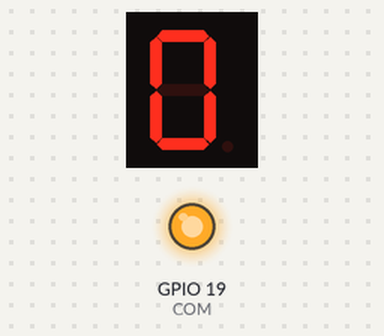
Recording of a sketch running on a simulated ESP32. Parts: 1-digit seven-segment display, output pins drawn as LEDs (lit = HIGH). Wiring (inferred from the names in the program): 1-digit 7-segment display, segments lit when LOW: segments GPIO 26, GPIO 25, GPIO 13, GPIO 32, GPIO 33, GPIO 27, GPIO 14. The segment pins are drawn as the display they are named for; pins used as bus, display or sensor lines are not drawn.

Above: at 0.1 s.
At 1.1 s:
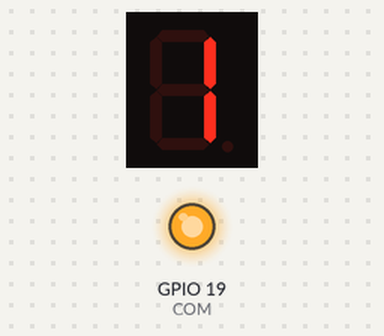
At 2.1 s:
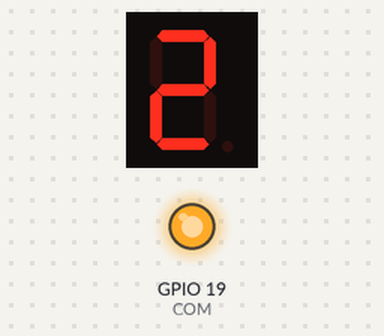
At 4.1 s:
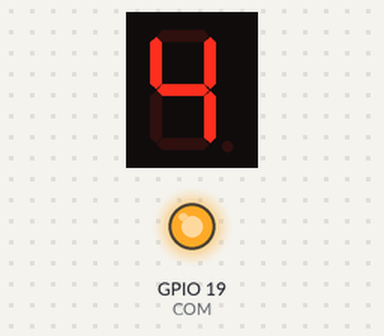
At 6.1 s:
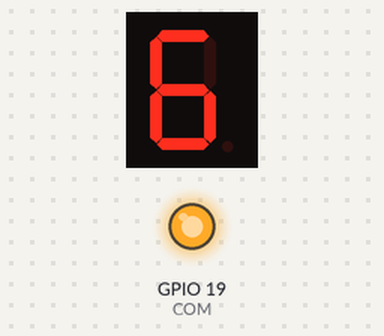
At 9.1 s:
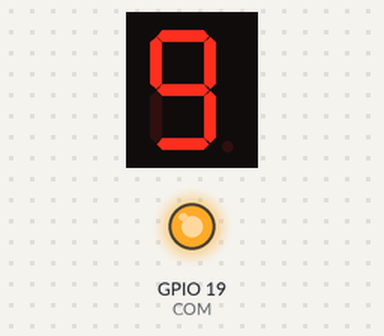

The sketch:

CA_SSD_UP_COUNTER.ino
```cpp
/*
  Seven Segment Display Up-Counter Program (Common Anode)
  This program increments a counter from 0 to 9 and displays the
  corresponding digit on a common anode 7-segment display. The
  display is connected to the ESP32 microcontroller.

  Segment to pin mapping:
    A  - Pin 26
    B  - Pin 25
    C  - Pin 13
    D  - Pin 32
    E  - Pin 33
    F  - Pin 27
    G  - Pin 14
    DP - Pin 15 (not used in this program)
  Common Anode (COM) - Pin 19

  Created: November 2024
  Organization: INVOOTECHNICA GLOBAL PVT. LTD.
*/

#define SEG_A  26
#define SEG_B  25
#define SEG_C  13
#define SEG_D  32
#define SEG_E  33
#define SEG_F  27
#define SEG_G  14
#define COM    19

// Segment mapping for digits 0-9 (Common Anode)
// Order: {A, B, C, D, E, F, G}
const int digitMap[10][7] = {
  { 0, 0, 0, 0, 0, 0, 1 }, // 0
  { 1, 0, 0, 1, 1, 1, 1 }, // 1
  { 0, 0, 1, 0, 0, 1, 0 }, // 2
  { 0, 0, 0, 0, 1, 1, 0 }, // 3
  { 1, 0, 0, 1, 1, 0, 0 }, // 4
  { 0, 1, 0, 0, 1, 0, 0 }, // 5
  { 0, 1, 0, 0, 0, 0, 0 }, // 6
  { 0, 0, 0, 1, 1, 1, 1 }, // 7
  { 0, 0, 0, 0, 0, 0, 0 }, // 8
  { 0, 0, 0, 0, 1, 0, 0 }  // 9
};

int SEGMENTS[] = { SEG_A, SEG_B, SEG_C, SEG_D, SEG_E, SEG_F, SEG_G };

void setup ( ) {
  // Set all segment pins as OUTPUT
  for ( int i = 0; i < 7; i++ ) {
    pinMode ( SEGMENTS[i], OUTPUT );
  }
  // Set COM pin as OUTPUT and set to HIGH to enable the SSD
  pinMode ( COM, OUTPUT );
  digitalWrite ( COM, HIGH ); // Enable common anode by connecting it to VCC
}

void loop ( ) {
  for ( int digit = 0; digit < 10; digit++ ) { // Count from 0 to 9
    displayDigit ( digit );
    delay ( 1000 ); // Delay 1 second between each digit
  }
}

// Function to display a digit on the 7-segment display
void displayDigit ( int digit ) {
  for ( int i = 0; i < 7; i++ ) {
    digitalWrite ( SEGMENTS[i], digitMap[digit][i] );
  }
}
```

Measured:
- by itself, everything shown: repeats every 10.0 s, in 10 steps
- what the display in image 1 shows lasts 1.0 s, from 1.0 s to 2.0 s
